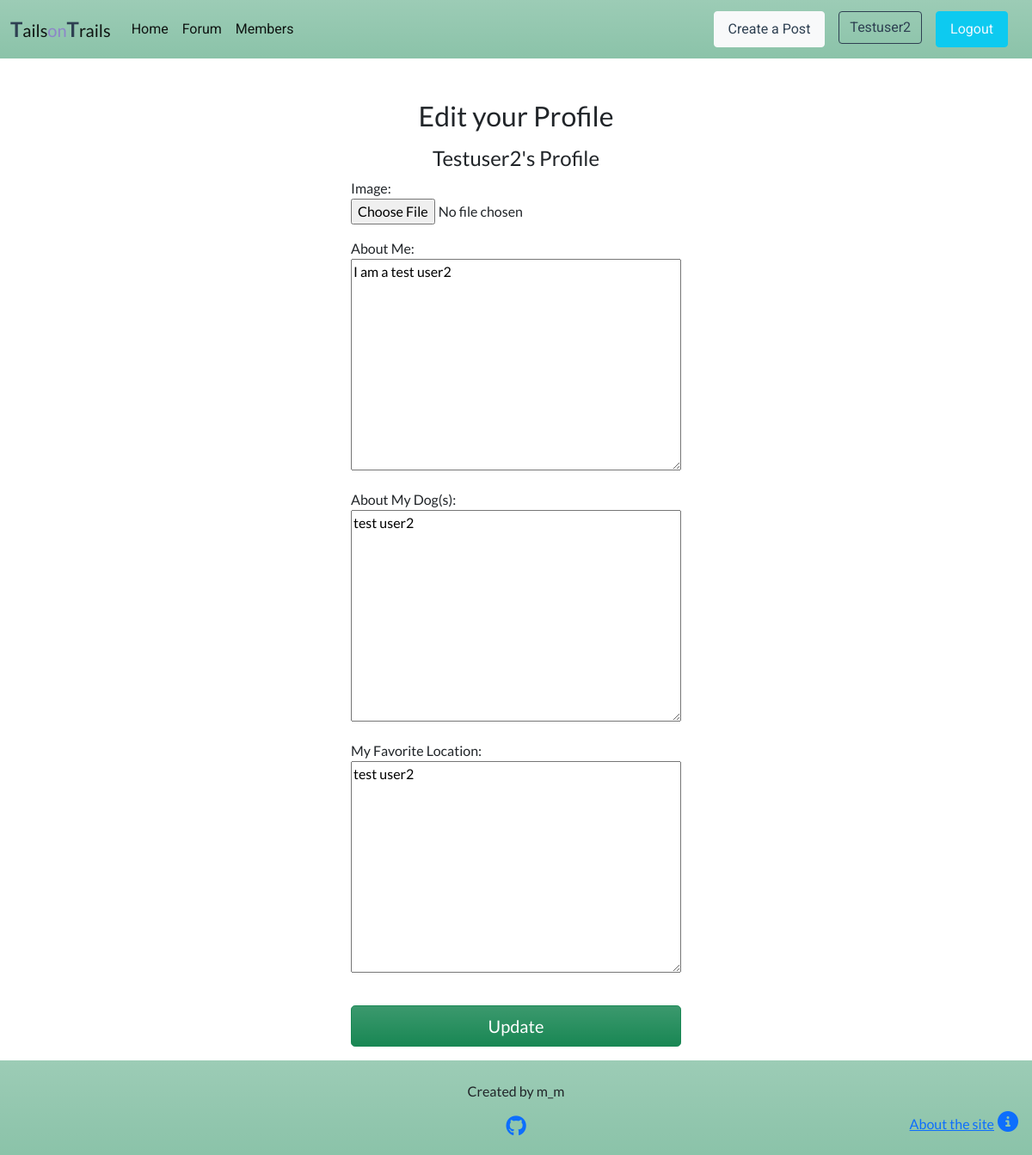
The app's page /edit_profile/ (signed in), older data.
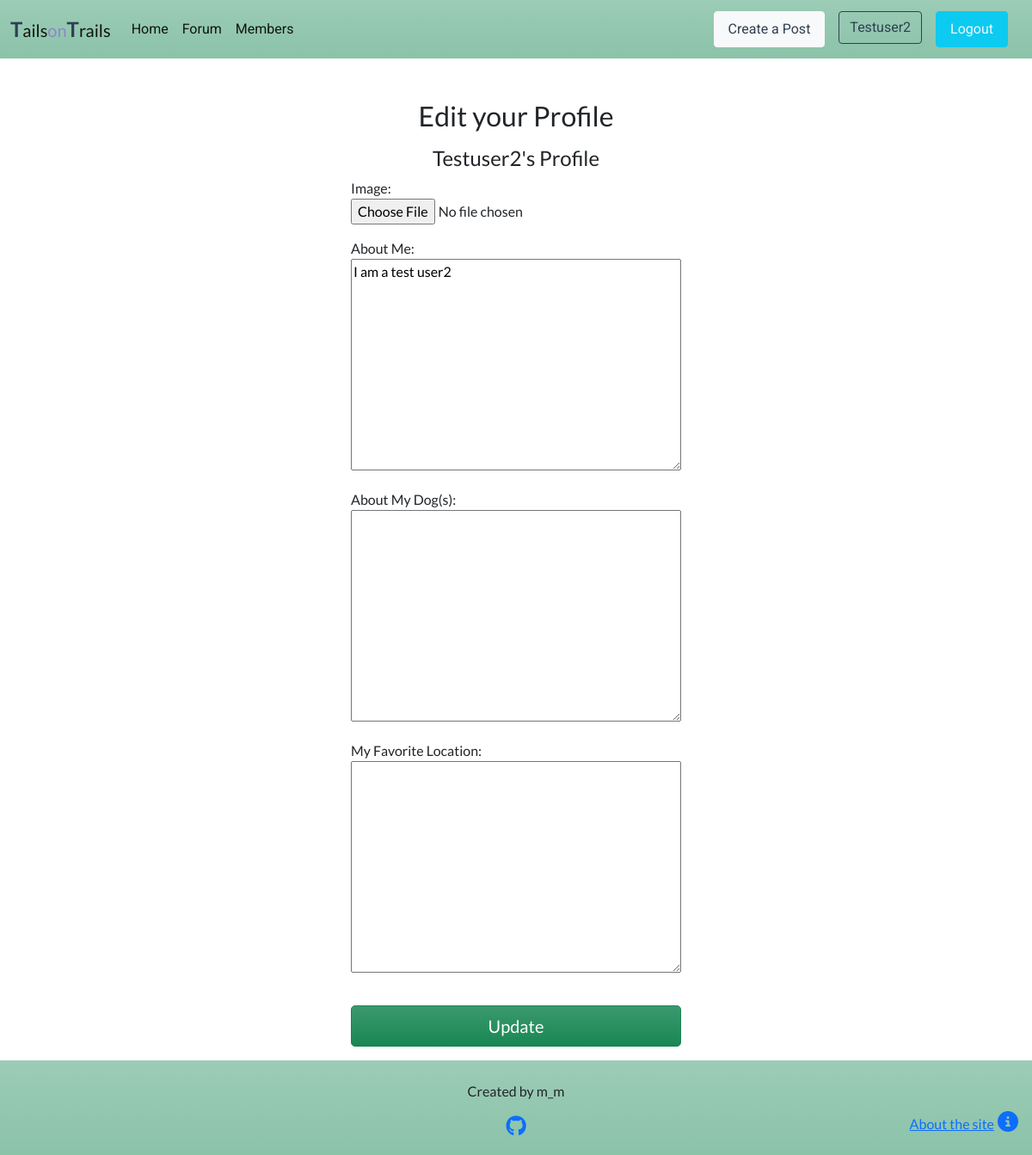
The same page, newer data.
### forum/models.py (models this page shows, shortened)
class Profile(models.Model):
    user = models.OneToOneField(User, on_delete=models.CASCADE)
    featured_image = CloudinaryField('image', default='placeholder')
    about_me = models.TextField(max_length=300, blank=True)
    about_dog = models.TextField(max_length=300, blank=True)
    favorite_location = models.TextField(max_length=100, blank=True)

### forum/views.py (the view)
# urls.py: path('edit_profile/', views.edit_profile, name='profile_edit'),
@login_required
def edit_profile(request):
    profile = get_object_or_404(Profile, user=request.user)
    if request.method == 'POST':
        form = ProfileEditForm(
                            request.POST or None,
                            request.FILES,
                            instance=profile)
        if form.is_valid():
            form.save()
            messages.success(request, 'Your profile is successfully updated')
            return redirect('posts')
        else:
            messages.error(request,
                           ('Update failed. Please ensure'
                            'the form is valid.'))
    else:
        form = ProfileEditForm(instance=profile)
    template = 'profile_edit.html'
    context = {'form': form, }
    return render(request, template, context)

### forum/forms.py
class ProfileEditForm(forms.ModelForm):
    featured_image = forms.FileField(label='Image')
    about_me = forms.CharField(
                            label='About Me:',
                            required=False,
                            max_length=300,
                            widget=forms.Textarea)
    about_dog = forms.CharField(
                            label='About My Dog(s):',
                            required=False,
                            max_length=300,
                            widget=forms.Textarea)
    favorite_location = forms.CharField(
                                    label='My Favorite Location:',
                                    required=False,
                                    max_length=100,
                                    widget=forms.Textarea, )
    class Meta:
        model = Profile
        fields = (
                'featured_image', 'about_me',
                'about_dog', 'favorite_location')

### templates/profile_edit.html (shortened to what this page needs)
{% extends "base.html" %}
{% block content %}
<div class="col-12 col-md-6 offset-md-3 col-lg-4 offset-lg-4">
    <h2 class="mt-5 text-center">Edit your Profile</h2>
    <h4 class="mt-3 text-center">{{user.username|title}}'s Profile</h4>
    <form method="POST" enctype="multipart/form-data" class="ms-2 me-2">
        {{ form.as_p }}
        <input type="submit" value="Update" class="btn btn-success btn-lg bg-gradient mt-3 mb-3">
    </form>
</div>
{% endblock %}

### templates/base.html (shortened to what this page needs)
{% load static %}
<!DOCTYPE html>
<html lang="en">
<head>
    <link href="https://cdn.jsdelivr.net/npm/bootstrap@5.1.1/dist/css/bootstrap.min.css" rel="stylesheet"
>
    <link rel="stylesheet" href="{% static 'css/style.css' %}">
</head>
<body>
    <header>
        <nav class="navbar navbar-expand-lg navbar-light bg-success bg-gradient bg-opacity-50">
            <div class="container-fluid">
                <a class="navbar-brand" href="{% url 'home' %}"><span class="brand">T</span><span>ails</span><span class="faded">on</span><span
                            class="brand">T</span><span>rails</span></a>
                <div class="collapse navbar-collapse" id="navbarText">
                    <ul class="navbar-nav me-auto mb-2 mb-lg-0">
                        <li class="nav-item">
                            <a class="nav-link active" aria-current="page" href="{% url 'home' %}">Home</a>
                        </li>
                        <li class="nav-item">
                            <a class="nav-link active" aria-current="page" href="{% url 'posts' %}">Forum</a>
                        </li>
                        {% if user.is_authenticated %}
                        <li class="nav-item">
                            <a class="nav-link active" aria-current="page" href="{% url 'profile' %}">Members</a>
                        </li>
                        {% endif %}
                    </ul>
                    <ul class="nav navbar-brand">
                        {% if user.is_authenticated %}
                        <li class="nav-item">
                            <a class="nav-link btn btn-light me-3" href="{% url 'create_post' %}">Create a Post</a>
                        </li>
                        <li class="nav-item">
                            <a class="btn btn-outline-primary me-3"
                                href="{% url 'profile_edit' %}">{{user.username|title}}</a>
                        </li>
                        <li class="nav-item">
                            <a class="nav-link btn btn-info btn-text-white" href="{% url 'account_logout' %}">Logout</a>
                        </li>
                        {% endif %}
                    </ul>
                </div>
            </div>
        </nav>
    </header>
    <main>
        {% block content %}
        {% endblock %}
    </main>
    <footer class="bg-success bg-gradient bg-opacity-50">
            <div class="text-center mt-4">
                <p class="d-block"> Created by m_m</p>
                <p><a href="https://github.com/" target="_blank" rel="noopener"
                        aria-label="Open our Github page in a new tab"><i class="fab fa-github fs-4"></i></a></p>
            </div>
            <div class="about d-flex justify-content-end mb-4 me-3">
                <a href="{% url 'about' %}"><span class="d-none d-md-inline me-1">About the site</span><i class="fas fa-info-circle fs-4"></i></a>
            </div>
    </footer>
</body>
</html>

### static/css/style.css (style rules this page uses)
:root { --title-font: 'Roboto', sans-serif; --text-font-family: 'Lato', sans-serif; --main-color: #bdd9bf; --font-white: #f0f8ff; --purple-color: #8d86c9; --gray-color: #2e4052; --blue-color:#a997df; --red-color:#e5323b; }
body { display: flex; flex-flow: column; min-height: 100vh; overflow-x: hidden; font-family: var(--text-font-family); }
main { flex: 1; }
.nav-item { font-family: var(--title-font); }
.navbar-light { background-color: var(--main-color); }
.btn-text-white { color: var(--font-white); }
.btn-outline-primary { color: var(--gray-color); border-color: var(--gray-color); }
.btn-light { color: var(--gray-color); }
footer { background-color: var(--main-color); }
.about { margin-top: -3rem; flex-wrap: nowrap; }
label { display: block; }
input { width: 100%; }
textarea { width: 100%; }
.brand { color: var(--gray-color); font-weight: bolder; font-size: larger; }
.faded { color: var(--purple-color); }

Row changes from the older to the newer data that the page shows:
changed Profile "I am a test user2": about_dog "test user2" → (not shown); favorite_location "test user2" → (not shown)
